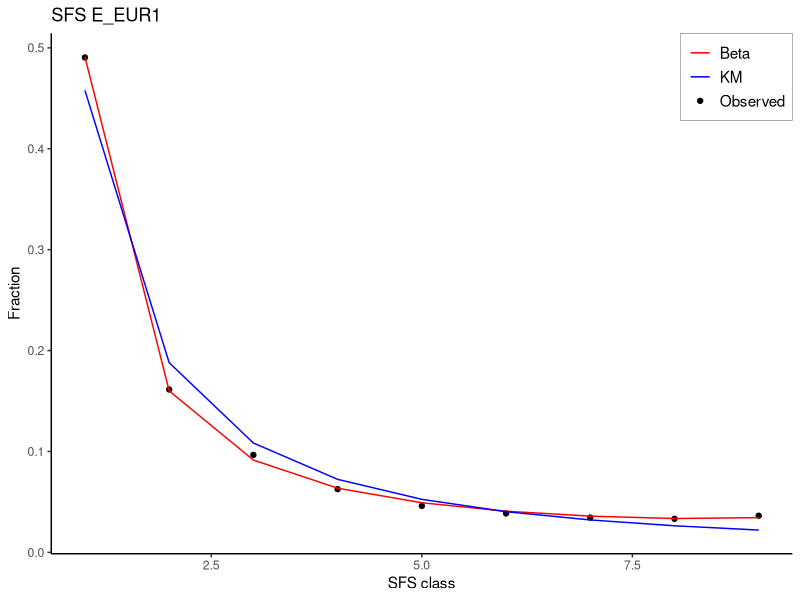

Here is the R script that generated this plot:
#### Fig L in S1 Text ####
# SFS 
# (a) -> ../MMC/sfs_fata_N_EUR2.csv
# (b) -> ../MMC/sfs_data_E_EUR2.csv
# (c) -> ../MMC/sfs_data_N_EUR1.csv
# (d) -> ../MMC/sfs_data_E_EUR1.csv
library(ggplot2)

types <- c("Observed"="black","Beta"="red","KM"="blue")

# eg. E_EUR1
sfs <- read.csv("../MMC/sfs_data_E_EUR1.csv")
short_name <- "E_EUR1"
plot1 <-  ggplot(data=sfs) + geom_point(aes(y=observed,
                                    x=seq(along = observed),
                                          colour="Observed")) +
    geom_line(aes(y=beta,x=seq(along = observed),colour = "Beta")) +
    geom_line(aes(y=km,x=seq(along = observed),colour="KM")) +
    labs(x = "SFS class", y= "Fraction") +
    labs(title=paste0("SFS ",short_name)) +
    scale_colour_manual(values=types) +
    theme_classic() +
    theme(legend.text = element_text(size = 11),
          legend.background = element_rect(linewidth = .1,
                                           colour = "black" 
                                            ),
          legend.title=element_blank(),
          legend.position="inside",
          legend.justification = c(1,1))
